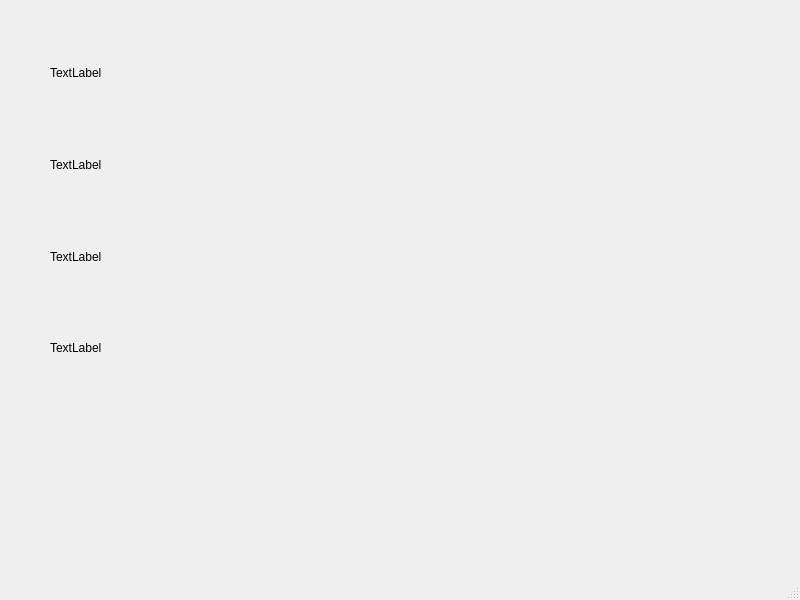
<?xml version="1.0" encoding="UTF-8"?>
<ui version="4.0">
 <class>MainWindow</class>
 <widget class="QMainWindow" name="MainWindow">
  <property name="geometry">
   <rect>
    <x>0</x>
    <y>0</y>
    <width>800</width>
    <height>600</height>
   </rect>
  </property>
  <property name="windowTitle">
   <string>MainWindow</string>
  </property>
  <widget class="QWidget" name="centralwidget">
   <widget class="QWidget" name="">
    <property name="geometry">
     <rect>
      <x>50</x>
      <y>30</y>
      <width>251</width>
      <height>361</height>
     </rect>
    </property>
    <layout class="QVBoxLayout" name="verticalLayout">
     <item>
      <widget class="QLabel" name="label">
       <property name="text">
        <string>TextLabel</string>
       </property>
      </widget>
     </item>
     <item>
      <widget class="QLabel" name="label_2">
       <property name="text">
        <string>TextLabel</string>
       </property>
      </widget>
     </item>
     <item>
      <widget class="QLabel" name="label_3">
       <property name="text">
        <string>TextLabel</string>
       </property>
      </widget>
     </item>
     <item>
      <widget class="QLabel" name="label_4">
       <property name="text">
        <string>TextLabel</string>
       </property>
      </widget>
     </item>
    </layout>
   </widget>
  </widget>
  <widget class="QMenuBar" name="menubar">
   <property name="geometry">
    <rect>
     <x>0</x>
     <y>0</y>
     <width>800</width>
     <height>24</height>
    </rect>
   </property>
  </widget>
  <widget class="QStatusBar" name="statusbar"/>
 </widget>
 <resources/>
 <connections/>
</ui>
